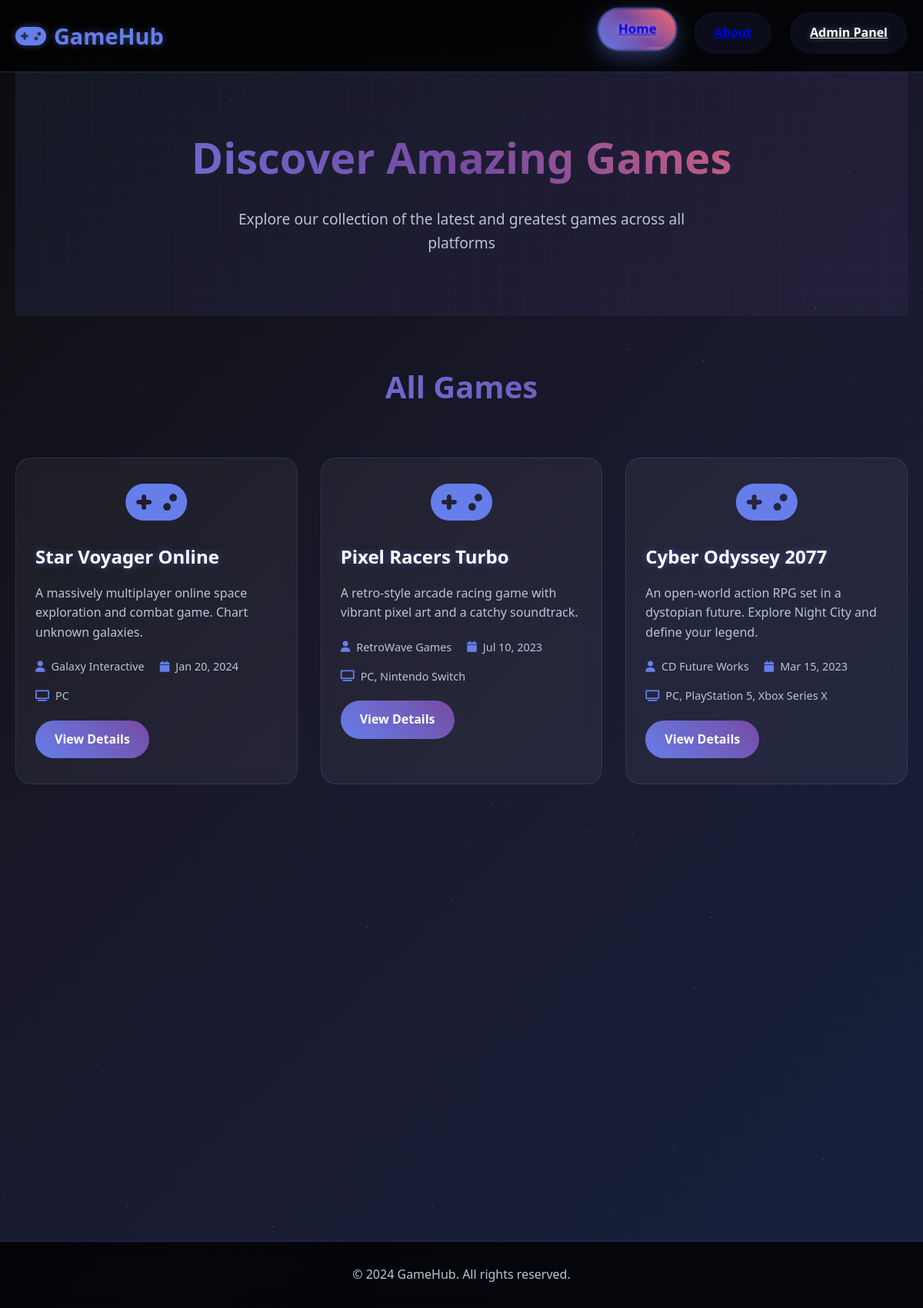
The page / on the database its author committed.
### tables this page shows
CREATE TABLE games (
    game_id INT AUTO_INCREMENT PRIMARY KEY,
    title VARCHAR(255) NOT NULL,
    release_date DATE NOT NULL,
    description VARCHAR(255) NOT NULL,
    developer VARCHAR(255) NOT NULL
);

### index.php (the view, shortened to what this page needs)
<?php
$query = "SELECT g.*, GROUP_CONCAT(p.name SEPARATOR ', ') as platforms
          FROM games g
          LEFT JOIN game_platforms gp ON g.game_id = gp.game_id
          LEFT JOIN platforms p ON gp.platform_id = p.platform_id
          GROUP BY g.game_id
          ORDER BY g.release_date DESC";
$result = mysqli_query($connect, $query);
?>
<!DOCTYPE html>
<html lang="en">
<head>
    <link rel="stylesheet" href="styles.css">
    <link href="https://cdnjs.cloudflare.com/ajax/libs/font-awesome/6.0.0/css/all.min.css" rel="stylesheet">
</head>
<body>
    <header class="header">
        <div class="container">
            <nav class="navbar">
                <div class="logo">
                    <i class="fas fa-gamepad"></i>
                    <span>GameHub</span>
                </div>
                <ul class="nav-menu">
                    <li><a href="index.php" class="active">Home</a></li>
                    <li><a href="about.php">About</a></li>
                    <li><a href="admin/" class="admin-link">Admin Panel</a></li>
                </ul>
            </nav>
        </div>
    </header>
    <main class="main-content">
        <div class="container">
            <section class="hero">
                <div class="hero-content">
                    <h1>Discover Amazing Games</h1>
                    <p>Explore our collection of the latest and greatest games across all platforms</p>
                </div>
            </section>
            <section class="games-grid">
                <h2>All Games</h2>
                <div class="games-container">
                    <?php while ($game = mysqli_fetch_assoc($result)): ?>
                        <div class="game-card">
                            <div class="game-image">
                                <i class="fas fa-gamepad"></i>
                            </div>
                            <div class="game-info">
                                <h3><?php echo htmlentities($game['title']); ?></h3>
                                <p class="game-description"><?php echo htmlentities($game['description']); ?></p>
                                <div class="game-meta">
                                    <span class="developer">
                                        <i class="fas fa-user"></i>
                                        <?php echo htmlentities($game['developer']); ?>
                                    </span>
                                    <span class="release-date">
                                        <i class="fas fa-calendar"></i>
                                        <?php echo date('M j, Y', strtotime($game['release_date'])); ?>
                                    </span>
                                </div>
                                <?php if ($game['platforms']): ?>
                                    <div class="platforms">
                                        <i class="fas fa-tv"></i>
                                        <?php echo htmlentities($game['platforms']); ?>
                                    </div>
                                <?php endif; ?>
                                <a href="game_details.php?id=<?php echo $game['game_id']; ?>" class="view-details-btn">
                                    View Details
                                </a>
                            </div>
                        </div>
                    <?php endwhile; ?>
                </div>
            </section>
        </div>
    </main>
    <footer class="footer">
        <div class="container">
            <p>&copy; 2024 GameHub. All rights reserved.</p>
        </div>
    </footer>
</body>
</html>

### rows shown on the page
games: title "Star Voyager Online", description "A massively multiplayer online space exploration and combat game. Chart unknown galaxies.", developer "Galaxy Interactive", release_date "Jan 20, 2024", platforms "PC"
games: title "Pixel Racers Turbo", description "A retro-style arcade racing game with vibrant pixel art and a catchy soundtrack.", developer "RetroWave Games", release_date "Jul 10, 2023", platforms "PC, Nintendo Switch"
games: title "Cyber Odyssey 2077", description "An open-world action RPG set in a dystopian future. Explore Night City and define your legend.", developer "CD Future Works", release_date "Mar 15, 2023", platforms "PC, PlayStation 5, Xbox Series X"
